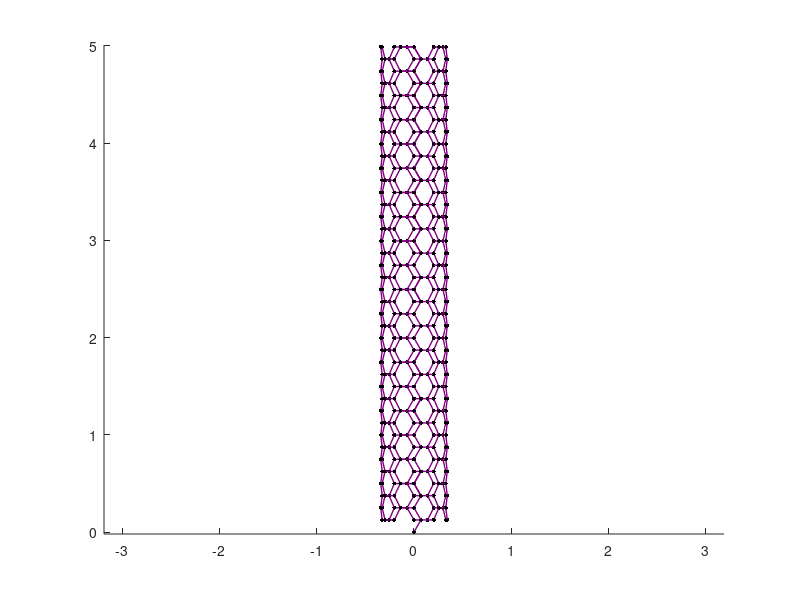

MATLAB code for this plot: (Note: a time limit stopped this script after it produced the figure.)
% ........................... Input Data ...................................
n = input('n Chiral Index: ');
m = input('m Chiral Index: ');
l = input('Tube lenght (nm): ');

%Interatomic Spacing C-C
bl = 0.144;

%Lattice Constant
a = 2 * bl * cos(pi / 6);

a1 = [1; 0] * a;
a2 = [cos(pi / 3); sin(pi / 3)] * a;

vector = n * a1 + m * a2;

length_vector = sqrt(vector(1, 1)^2 + vector(2, 1)^2);
cos_t = vector(1, 1) / length_vector;
sin_t = vector(2, 1) / length_vector;
T = [cos_t, sin_t; -sin_t, cos_t];
counter = 1;
check = 1;

y_temp = -bl / 2;


% ...................... Generating graphene plane .........................

graphene_plane = [];
for j = 0:5 * round(l / bl)
    if (check == 3)
        xo = a / 2;
        check = check + 1;
        y_temp = y_temp + bl / 2;
    elseif (check == 4)
        x = a / 2;
        check = 1;
        y_temp = y_temp + bl;
    elseif (check == 2)
        xo = 0;
        check = check + 1;
        y_temp = y_temp + bl;
    else
        xo = 0;
        check = check + 1;
        y_temp = y_temp + bl / 2;
    end
    for i = -5 * round(l / a):5 * round(l / a)
        x = xo + i * a;
        y = y_temp;
        R = [x; y];
        R_temp = T * R;
        if (and(R_temp(1, 1) >= 0, R_temp(1, 1) < 1.01 * length_vector))
            if (and(R_temp(2, 1) >= 0, R_temp(2, 1) < l))
                graphene_plane(counter, 1) = counter;
                graphene_plane(counter, 2) = R_temp(1, 1);
                graphene_plane(counter, 3) = R_temp(2, 1);
                counter = counter + 1;
            end
        end
    end
end

% .............. Rolling the Graphene plane ..........................
Number_atoms = size(graphene_plane, 1);
r = length_vector / 2 / pi;

Atom_data = zeros(Number_atoms, 4);

for i = 1:Number_atoms
    teta = graphene_plane(i, 2) / r;
    Atom_data(i, 1) = i;
    Atom_data(i, 2) = r * sin(teta);
    Atom_data(i, 3) = graphene_plane(i, 3);
    Atom_data(i, 4) = r * cos(teta) + r;
end

% ............. Generating Bond matrix ...............................
Bond_matrix = zeros(Number_atoms);

for i = 1:Number_atoms
    for j = i + 1:Number_atoms
        distance = norm(Atom_data(i, 2:4) - Atom_data(j, 2:4));

        if (distance < 1.1 * bl)
            Bond_matrix(i, j) = 1;
            Bond_matrix(j, i) = 1;
        end
    end
end

% .................. Drawing atoms and bonds .........................
figure;
hold on;
% Set color for atoms
atom_color = [0 0 0];

for i = 1:Number_atoms
    x = Atom_data(i, 2);
    y = Atom_data(i, 3);
    z = Atom_data(i, 4);
    [xx, yy, zz] = sphere();
    rr = 0.08 * a;

    surf(rr * xx + x, rr * yy + y, rr * zz + z, 'EdgeColor', 'none', 'LineStyle', 'none', 'FaceLighting', 'phong', 'FaceColor', atom_color)
    axis equal;
end

% Set color for bonds
bond_color = [0.50 0.000 0.50];


for i = 1:Number_atoms
    for j = i + 1:Number_atoms
        if (Bond_matrix(i, j) == 1)
            x = Atom_data(i, 2);
            y = Atom_data(i, 3);
            z = Atom_data(i, 4);
            xx = Atom_data(j, 2);
            yy = Atom_data(j, 3);
            zz = Atom_data(j, 4);

            line([x, xx], [y, yy], [z, zz], 'Color', bond_color, 'LineWidth', 1)
        end
    end
end

% .................. Generating output files .........................
Atom_data = Atom_data';
Bond_data = find(Bond_matrix == 1);
[i, j] = ind2sub(size(Bond_matrix), Bond_data);
Bond_data = [i, j];

fid1 = fopen('Atom_data.txt', 'wt');
fid2 = fopen('Bond_data.txt', 'wt');
fprintf(fid1, 'Atom_number     X(nm)     Y(nm)     Z(nm)     \n');
fprintf(fid2, 'Bond_number      Atom1      Atom2     \n');
fprintf(fid1, '%d  %15.10f  %15.10f  %15.10f  \n', Atom_data);
fprintf(fid2, '%d  %d  %d  \n', Bond_data);
fclose(fid1);
fclose(fid2);

hold off;
